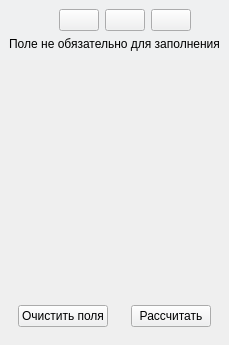
      <widget class="QWidget" name="foilTab">
       <attribute name="title">
        <string>Расчет фольги</string>
       </attribute>
       <layout class="QVBoxLayout" name="verticalLayout_4" stretch="0,1">
        <property name="leftMargin">
         <number>0</number>
        </property>
        <property name="topMargin">
         <number>0</number>
        </property>
        <property name="rightMargin">
         <number>0</number>
        </property>
        <property name="bottomMargin">
         <number>0</number>
        </property>
        <item>
         <widget class="QWidget" name="fcTopWidget" native="true">
          <property name="palette">
           <palette>
            <active>
             <colorrole role="Window">
              <brush brushstyle="SolidPattern">
               <color alpha="255">
                <red>204</red>
                <green>204</green>
                <blue>204</blue>
               </color>
              </brush>
             </colorrole>
            </active>
            <inactive>
             <colorrole role="Window">
              <brush brushstyle="SolidPattern">
               <color alpha="255">
                <red>239</red>
                <green>240</green>
                <blue>241</blue>
               </color>
              </brush>
             </colorrole>
            </inactive>
            <disabled>
             <colorrole role="Window">
              <brush brushstyle="SolidPattern">
               <color alpha="255">
                <red>204</red>
                <green>204</green>
                <blue>204</blue>
               </color>
              </brush>
             </colorrole>
            </disabled>
           </palette>
          </property>
          <property name="autoFillBackground">
           <bool>true</bool>
          </property>
          <layout class="QVBoxLayout" name="verticalLayout_13" stretch="1,0">
           <item>
            <layout class="QHBoxLayout" name="horizontalLayout_8" stretch="3,0,2">
             <item>
              <widget class="NamedField" name="foilPresetField" native="true"/>
             </item>
             <item>
              <layout class="QHBoxLayout" name="fcButtonLayout">
               <item>
                <widget class="QPushButton" name="fcCreatePresetButton">
                 <property name="palette">
                  <palette>
                   <active>
                    <colorrole role="Button">
                     <brush brushstyle="SolidPattern">
                      <color alpha="255">
                       <red>169</red>
                       <green>255</green>
                       <blue>155</blue>
                      </color>
                     </brush>
                    </colorrole>
                   </active>
                   <inactive>
                    <colorrole role="Button">
                     <brush brushstyle="SolidPattern">
                      <color alpha="255">
                       <red>239</red>
                       <green>240</green>
                       <blue>241</blue>
                      </color>
                     </brush>
                    </colorrole>
                   </inactive>
                   <disabled>
                    <colorrole role="Button">
                     <brush brushstyle="SolidPattern">
                      <color alpha="255">
                       <red>169</red>
                       <green>255</green>
                       <blue>155</blue>
                      </color>
                     </brush>
                    </colorrole>
                   </disabled>
                  </palette>
                 </property>
                 <property name="toolTip">
                  <string>Создать пресет</string>
                 </property>
                 <property name="styleSheet">
                  <string notr="true"/>
                 </property>
                 <property name="text">
                  <string/>
                 </property>
                 <property name="icon">
                  <iconset>
                   <normaloff>assets/buttons/create_icon.svg</normaloff>assets/buttons/create_icon.svg</iconset>
                 </property>
                </widget>
               </item>
               <item>
                <widget class="QPushButton" name="fcUpdatePresetButton">
                 <property name="palette">
                  <palette>
                   <active>
                    <colorrole role="Button">
                     <brush brushstyle="SolidPattern">
                      <color alpha="255">
                       <red>188</red>
                       <green>242</green>
                       <blue>239</blue>
                      </color>
                     </brush>
                    </colorrole>
                   </active>
                   <inactive>
                    <colorrole role="Button">
                     <brush brushstyle="SolidPattern">
                      <color alpha="255">
                       <red>239</red>
                       <green>240</green>
                       <blue>241</blue>
                      </color>
                     </brush>
                    </colorrole>
                   </inactive>
                   <disabled>
                    <colorrole role="Button">
                     <brush brushstyle="SolidPattern">
                      <color alpha="255">
                       <red>188</red>
                       <green>242</green>
                       <blue>239</blue>
                      </color>
                     </brush>
                    </colorrole>
                   </disabled>
                  </palette>
                 </property>
                 <property name="toolTip">
                  <string>Обновить пресет</string>
                 </property>
                 <property name="styleSheet">
                  <string notr="true"/>
                 </property>
                 <property name="text">
                  <string/>
                 </property>
                 <property name="icon">
                  <iconset>
                   <normaloff>assets/buttons/update_icon.svg</normaloff>assets/buttons/update_icon.svg</iconset>
                 </property>
                </widget>
               </item>
               <item>
                <widget class="QPushButton" name="fcRemovePresetButton">
                 <property name="palette">
                  <palette>
                   <active>
                    <colorrole role="Button">
                     <brush brushstyle="SolidPattern">
                      <color alpha="255">
                       <red>255</red>
                       <green>215</green>
                       <blue>157</blue>
                      </color>
                     </brush>
                    </colorrole>
                   </active>
                   <inactive>
                    <colorrole role="Button">
                     <brush brushstyle="SolidPattern">
                      <color alpha="255">
                       <red>239</red>
                       <green>240</green>
                       <blue>241</blue>
                      </color>
                     </brush>
                    </colorrole>
                   </inactive>
                   <disabled>
                    <colorrole role="Button">
                     <brush brushstyle="SolidPattern">
                      <color alpha="255">
                       <red>255</red>
                       <green>215</green>
                       <blue>157</blue>
                      </color>
                     </brush>
                    </colorrole>
                   </disabled>
                  </palette>
                 </property>
                 <property name="toolTip">
                  <string>Удалить пресет</string>
                 </property>
                 <property name="styleSheet">
                  <string notr="true"/>
                 </property>
                 <property name="text">
                  <string/>
                 </property>
                 <property name="icon">
                  <iconset>
                   <normaloff>assets/buttons/remove_icon.svg</normaloff>assets/buttons/remove_icon.svg</iconset>
                 </property>
                </widget>
               </item>
              </layout>
             </item>
             <item>
              <spacer name="horizontalSpacer_4">
               <property name="orientation">
                <enum>Qt::Horizontal</enum>
               </property>
               <property name="sizeHint" stdset="0">
                <size>
                 <width>40</width>
                 <height>20</height>
                </size>
               </property>
              </spacer>
             </item>
            </layout>
           </item>
           <item>
            <widget class="QLabel" name="label_3">
             <property name="text">
              <string>Поле не обязательно для заполнения</string>
             </property>
             <property name="alignment">
              <set>Qt::AlignCenter</set>
             </property>
             <property name="buddy">
              <cstring>lcTopWidget</cstring>
             </property>
            </widget>
           </item>
          </layout>
         </widget>
        </item>
        <item>
         <widget class="QWidget" name="fcBottomWidget" native="true">
          <layout class="QVBoxLayout" name="verticalLayout_10" stretch="0,1,0">
           <item>
            <layout class="QGridLayout" name="gridLayout_4" columnstretch="0,0">
             <property name="horizontalSpacing">
              <number>64</number>
             </property>
             <property name="verticalSpacing">
              <number>6</number>
             </property>
             <item row="0" column="0">
              <widget class="NamedField" name="fcLengthField" native="true"/>
             </item>
             <item row="0" column="1">
              <widget class="NamedField" name="fcLengthReserveField" native="true"/>
             </item>
             <item row="1" column="0">
              <widget class="NamedField" name="fcWidthField" native="true"/>
             </item>
             <item row="2" column="0">
              <widget class="NamedField" name="fcSheetNumberField" native="true"/>
             </item>
             <item row="1" column="1">
              <widget class="NamedField" name="fcWidthReserveField" native="true"/>
             </item>
             <item row="2" column="1">
              <widget class="NamedField" name="fcCirculationField" native="true"/>
             </item>
            </layout>
           </item>
           <item>
            <spacer name="verticalSpacer">
             <property name="orientation">
              <enum>Qt::Vertical</enum>
             </property>
             <property name="sizeHint" stdset="0">
              <size>
               <width>20</width>
               <height>203</height>
              </size>
             </property>
            </spacer>
           </item>
           <item>
            <widget class="QWidget" name="horizontalWidget_3" native="true">
             <layout class="QHBoxLayout" name="horizontalLayout_6" stretch="1,2,1">
              <item>
               <widget class="QPushButton" name="fcClearFieldsButton">
                <property name="palette">
                 <palette>
                  <active>
                   <colorrole role="Button">
                    <brush brushstyle="SolidPattern">
                     <color alpha="255">
                      <red>255</red>
                      <green>215</green>
                      <blue>157</blue>
                     </color>
                    </brush>
                   </colorrole>
                  </active>
                  <inactive>
                   <colorrole role="Button">
                    <brush brushstyle="SolidPattern">
                     <color alpha="255">
                      <red>239</red>
                      <green>240</green>
                      <blue>241</blue>
                     </color>
                    </brush>
                   </colorrole>
                  </inactive>
                  <disabled>
                   <colorrole role="Button">
                    <brush brushstyle="SolidPattern">
                     <color alpha="255">
                      <red>255</red>
                      <green>215</green>
                      <blue>157</blue>
                     </color>
                    </brush>
                   </colorrole>
                  </disabled>
                 </palette>
                </property>
                <property name="styleSheet">
                 <string notr="true"/>
                </property>
                <property name="text">
                 <string>Очистить поля</string>
                </property>
               </widget>
              </item>
              <item>
               <widget class="NamedField" name="fcResultField" native="true"/>
              </item>
              <item>
               <widget class="QPushButton" name="fcCalculateButton">
                <property name="palette">
                 <palette>
                  <active>
                   <colorrole role="Button">
                    <brush brushstyle="SolidPattern">
                     <color alpha="255">
                      <red>169</red>
                      <green>255</green>
                      <blue>155</blue>
                     </color>
                    </brush>
                   </colorrole>
                  </active>
                  <inactive>
                   <colorrole role="Button">
                    <brush brushstyle="SolidPattern">
                     <color alpha="255">
                      <red>239</red>
                      <green>240</green>
                      <blue>241</blue>
                     </color>
                    </brush>
                   </colorrole>
                  </inactive>
                  <disabled>
                   <colorrole role="Button">
                    <brush brushstyle="SolidPattern">
                     <color alpha="255">
                      <red>169</red>
                      <green>255</green>
                      <blue>155</blue>
                     </color>
                    </brush>
                   </colorrole>
                  </disabled>
                 </palette>
                </property>
                <property name="styleSheet">
                 <string notr="true"/>
                </property>
                <property name="text">
                 <string>Рассчитать</string>
                </property>
               </widget>
              </item>
             </layout>
            </widget>
           </item>
          </layout>
         </widget>
        </item>
       </layout>
      </widget>
